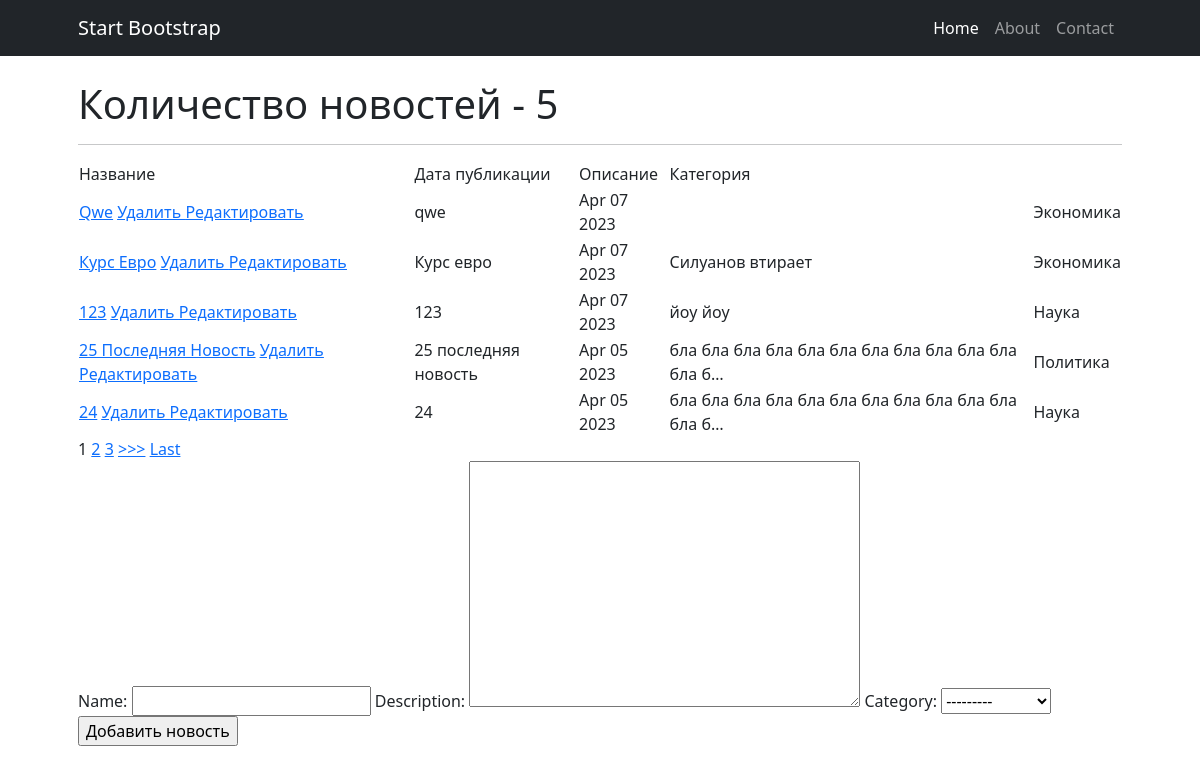
Before: /news/ with the older database file.
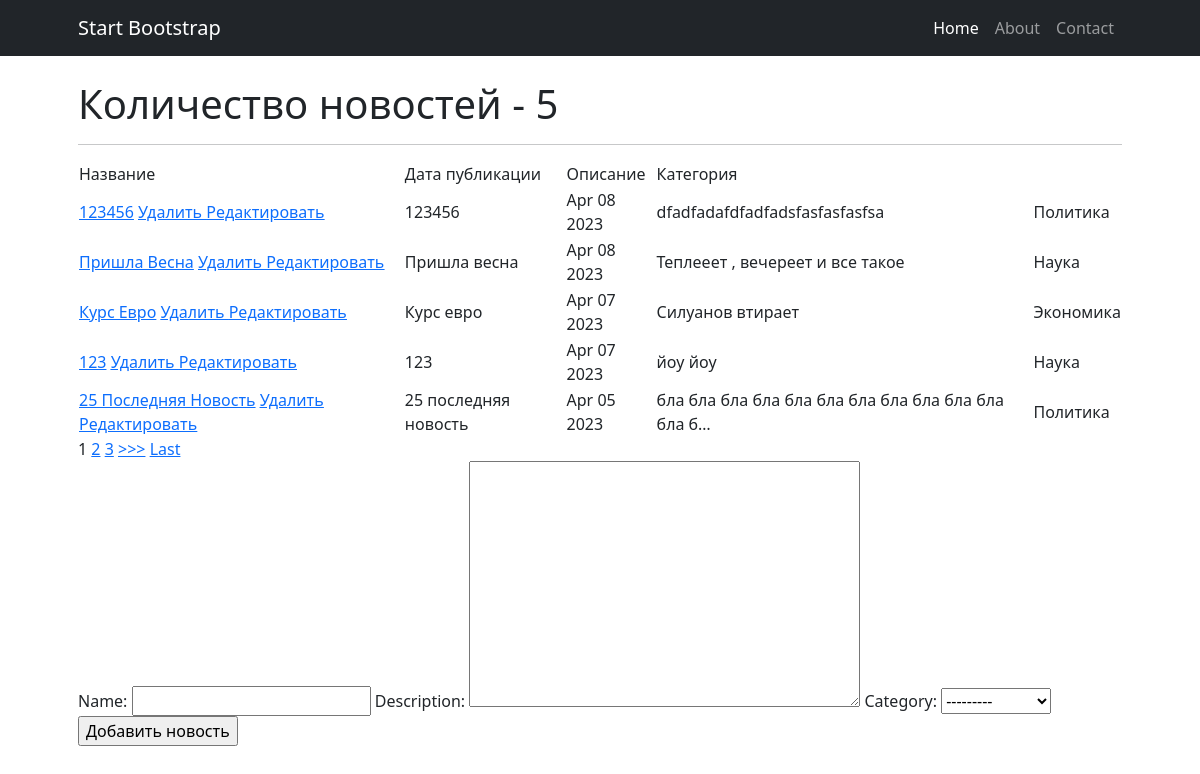
After: the same page with the newer database file.
### news/models.py (models this page shows, shortened)
class News(models.Model):
    name = models.CharField(
        max_length=50,
        unique=True, # названия новостей не должны повторяться
    )
    description = models.TextField()
    category = models.ForeignKey(
        to='Category',
        on_delete=models.CASCADE,
        related_name='news', # все новости в категории будут доступны через поле news
    )
    time_creation = models.DateTimeField(auto_now_add = True)

class Category(models.Model):
    name = models.CharField(max_length=100, unique=True)  # названия категорий тоже не должны повторяться
    def __str__(self):
        return f'{self.name.title()}'

### news/views.py (the view, shortened to what this page needs)
# urls.py: path('', NewsList.as_view()), # т.к. сам по себе это класс, то нам надо представить этот класс в виде view. Для этого вызываем метод as_view
class NewsList(ListView):
    model = News  # указываем модель, объекты которой мы будем выводить
    template_name = 'news.html'  # указываем имя шаблона, в котором будет лежать HTML, в нём будут все инструкции о том, как именно пользователю должны вывестись наши объекты
    context_object_name = 'news'  # это имя списка, в котором будут лежать все объекты
    queryset = News.objects.order_by('-id')
    paginate_by = 5
    form_class = NewsForm # добавляем форм класс, чтобы получать доступ к форме через метод POST
    def get_context_data(self, **kwargs):
        context = super().get_context_data(**kwargs)
        context['filter'] = NewsFilter(self.request.GET, queryset=self.get_queryset())
        context['categories'] = Category.objects.all()
        context['form'] = NewsForm()
        return context

### news/forms.py
class NewsForm(ModelForm):
    class Meta:
        model = News
        fields = ['name', 'description', 'category']

### templatetags/custom_filters.py (called while the page is built)
@register.filter(name='filter_message')
def filter_message(message: str):
    variants = ['мудаков', 'твари', 'козлы', 'лошара', 'ублюдок', 'дичь'] # непристойные выражения
    ln = len(variants)
    filtred_message = ''
    string = ''
    string2 = ''
    pattern = ' ' # чем заменять непристойные выражения
    for i in message:
        string += i
        string2 = string.lower()
        flag = 0
        for j in variants:
            if not string2 in j:
                flag += 1
            if string2 == j:
                filtred_message += pattern
                flag -= 1
                string = ''
        if flag == ln:
            filtred_message += string
            string = ''
    if string2 != '' and string2 not in variants:
        filtred_message += string
    elif string2 != '':
        filtred_message += pattern
    return filtred_message

### templates/news.html (shortened to what this page needs)
{% extends 'flatpages/default.html' %}
{% load custom_filters %}
{% block content %}
    <h1>Количество новостей - {{ news|length }}</h1>
    <hr>
    {% if news %}
        <table>
            <tr>
                <td>
                    Название
                </td>
                <td>
                    Дата публикации
                </td>
                <td>
                    Описание
                </td>
                <td>
                    Категория
                </td>
            </tr>
        {% for new in news %}
            <tr>
                <td>
                    <a href="{% url 'new' new.id %}">{{ new.name|title|filter_message }}</a>
                    <a href="{% url 'new_delete' new.id %}"><u> Удалить </u></a>
                    <a href="{% url 'new_update' new.id %}"><u>Редактировать</u></a>
                </td>
                <td>
                    {{ new.name|filter_message }}
                </td>
                <td>
                    {{ new.time_creation|date:'M d Y'}}
                </td>
                <td>
                    {{ new.description|truncatechars:50|filter_message}}
                </td>
                <td>
                    {{ new.category.name }}
                </td>
            </tr>
        {% endfor %}
        </table>
    {% else %}
        <h2> Новостей нет!</h2>
    {% endif %}
{% if is_paginated %}
{% for num in page_obj.paginator.page_range %}
    {% if page_obj.number == num %}
        <a>{{ num }}</a>
    {% elif num > page_obj.number|add:'-3' and num < page_obj.number|add:'3' %}
        <a href="?page={{ num }}">{{ num }}</a>
    {% endif %}
{% endfor %}
{% if page_obj.has_next %}
    <a href="?page={{ page_obj.next_page_number }}">>>></a>
    <a href="?page={{ page_obj.paginator.num_pages }}">Last</a>
{% endif %}
{% endif %}
<form method="POST">
    {{ form }}
    <input type="submit" value="Добавить новость">
</form>
{% endblock content %}

Changed rows visible on the page:
removed News: name|filter_message "Qwe", name|filter_message "qwe", time_creation "Apr 07 2023", category.name "Экономика"
no longer on this page (row unchanged): News: name|filter_message "24", time_creation "Apr 05 2023", description|filter_message "бла бла бла бла бла бла бла бла бла бла бла бла б…", category.name "Наука"
added News: name|filter_message "123456", time_creation "Apr 08 2023", description|filter_message "dfadfadafdfadfadsfasfasfasfsa", category.name "Политика"
added News: name|filter_message "Пришла Весна", name|filter_message "Пришла весна", time_creation "Apr 08 2023", description|filter_message "Теплееет , вечереет и все такое", category.name "Наука"
